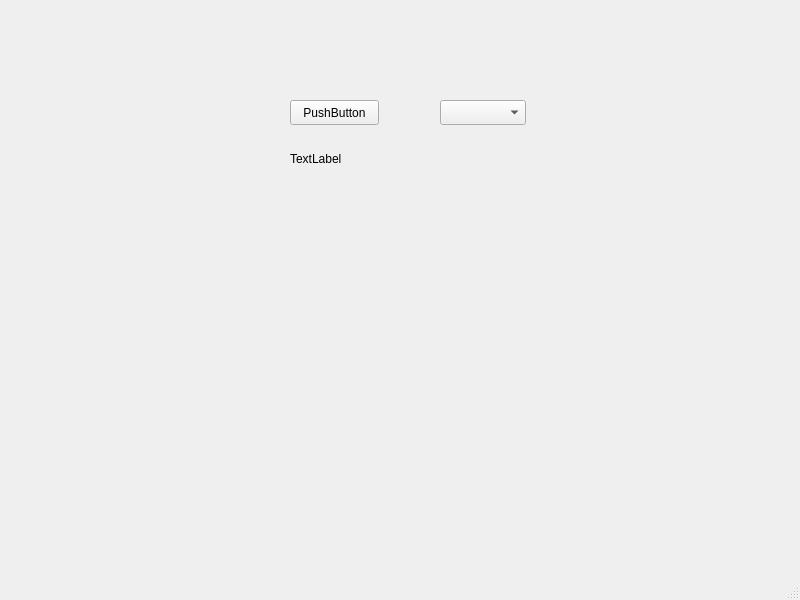
<?xml version="1.0" encoding="UTF-8"?>
<ui version="4.0">
 <class>GradientDescent</class>
 <widget class="QMainWindow" name="GradientDescent">
  <property name="geometry">
   <rect>
    <x>0</x>
    <y>0</y>
    <width>800</width>
    <height>600</height>
   </rect>
  </property>
  <property name="windowTitle">
   <string>Градиентный спуск</string>
  </property>
  <widget class="QWidget" name="centralwidget">
   <widget class="QPushButton" name="pushButton">
    <property name="geometry">
     <rect>
      <x>290</x>
      <y>100</y>
      <width>89</width>
      <height>25</height>
     </rect>
    </property>
    <property name="text">
     <string>PushButton</string>
    </property>
   </widget>
   <widget class="QLabel" name="label">
    <property name="geometry">
     <rect>
      <x>290</x>
      <y>150</y>
      <width>67</width>
      <height>17</height>
     </rect>
    </property>
    <property name="text">
     <string>TextLabel</string>
    </property>
   </widget>
   <widget class="QComboBox" name="comboBox">
    <property name="geometry">
     <rect>
      <x>440</x>
      <y>100</y>
      <width>86</width>
      <height>25</height>
     </rect>
    </property>
   </widget>
  </widget>
  <widget class="QMenuBar" name="menubar">
   <property name="geometry">
    <rect>
     <x>0</x>
     <y>0</y>
     <width>800</width>
     <height>22</height>
    </rect>
   </property>
  </widget>
  <widget class="QStatusBar" name="statusbar"/>
 </widget>
 <resources/>
 <connections/>
</ui>
